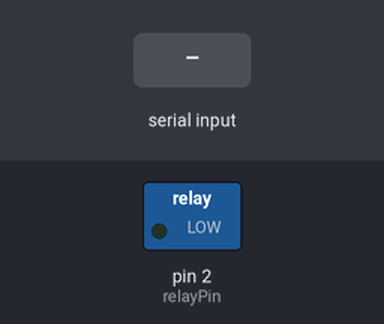
Simulated run of this sketch. Board: Arduino Uno, built with avr-gcc and run on an emulated ATmega328P. Parts: switched loads named in the sketch (green lamp = pin HIGH). The inputs (shaded band) are chosen by the test bench.

Above: at 1.2 s.
1.3 s: "0" received over Serial
At 2.5 s:
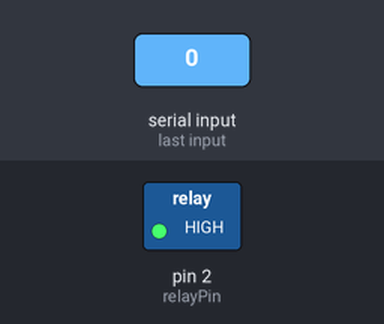
2.8 s: "1" received over Serial
At 3.8 s:
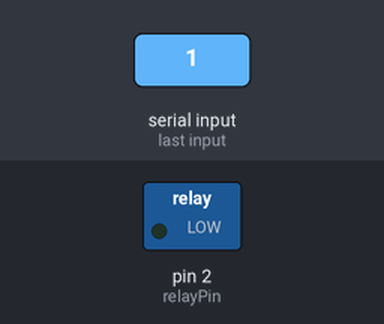
Timing chart, 0 to 5.8 s (numbered marks = the images above; inputs shaded):
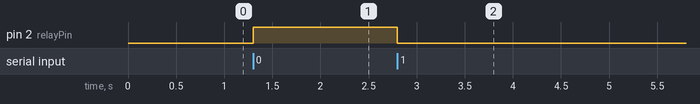

Measured:
- after the input at 1.3 s, pin 2 (relayPin): LOW → HIGH at once
- after the input at 2.8 s, pin 2 (relayPin): HIGH → LOW at once

The sketch:

rapb.ino
```cpp
int relayPin = 2; // D2 pin on Arduino

void setup() {
  pinMode(relayPin, OUTPUT);
  Serial.begin(9600);
}

void loop() {
  if (Serial.available() > 0) {
    char command = Serial.read();

    // Turn off the relay
    if (command == '1') {
      digitalWrite(relayPin, LOW);

      // Turn on the relay
    } else if (command == '0') {
      digitalWrite(relayPin, HIGH);

      // Get the relay status
    } else if (command == '2') {
      bool currentState = digitalRead(relayPin);

      if (!currentState) {
        Serial.println("charger turned on");

      } else {
        Serial.println("charger turned off");
      }
    }
  }
}
```
